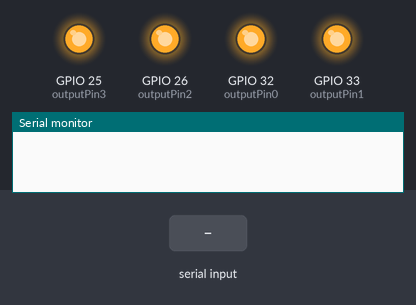
Recording of a sketch running on a simulated ESP32. Parts: output pins drawn as LEDs (lit = HIGH), the last lines printed to the serial monitor. The inputs (shaded band) are chosen by the test bench. Nothing arrives over Bluetooth unless stated.

Above: at 1.2 s.
1.3 s: "4" received over the second serial link
At 1.6 s:
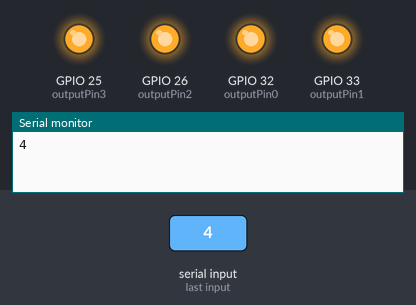
2.8 s: "5" received over the second serial link
At 4.0 s:
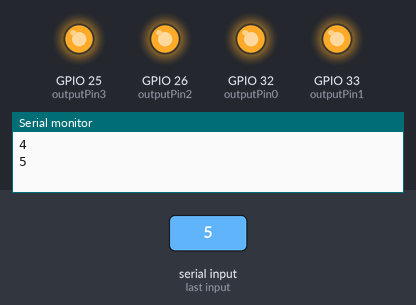
4.3 s: "6" received over the second serial link
At 5.1 s:
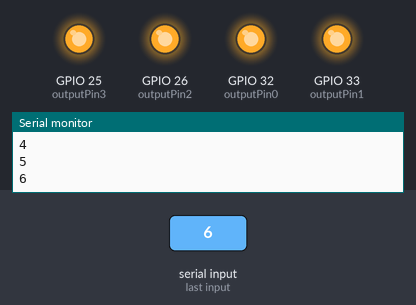
5.8 s: "7" received over the second serial link
At 6.3 s:
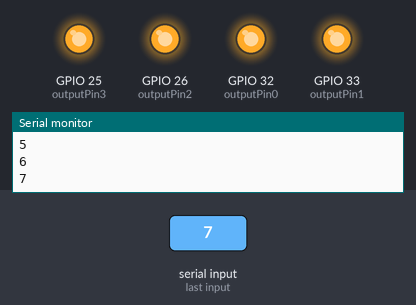
Timing chart, 0 to 8.3 s (numbered marks = the images above; inputs shaded):
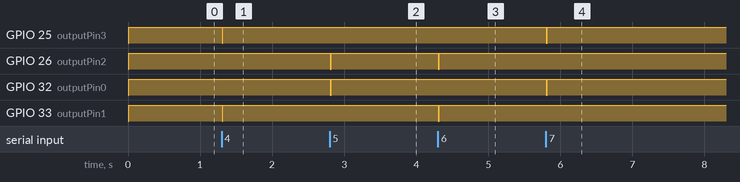

Measured:
- after the input at 1.3 s, GPIO 25 (outputPin3), GPIO 33 (outputPin1): HIGH → LOW at once, → HIGH 0.01 s later
- after the input at 2.8 s, GPIO 26 (outputPin2), GPIO 32 (outputPin0): HIGH → LOW at once, → HIGH 0.01 s later
- after the input at 4.3 s, GPIO 26 (outputPin2), GPIO 33 (outputPin1): HIGH → LOW at once, → HIGH 0.01 s later
- after the input at 5.8 s, GPIO 25 (outputPin3), GPIO 32 (outputPin0): HIGH → LOW at once, → HIGH 0.01 s later

The sketch:

master.ino
```cpp
#include <BluetoothSerial.h>

#define outputPin0 32
#define outputPin1 33
#define outputPin2 26
#define outputPin3 25

BluetoothSerial SerialBT;

void forward(void);
void backward(void);
void left(void);
void right(void);
void stop(void);
void nothing(void);

void setup() {
  SerialBT.begin("ESP32_1");      // Bluetoothシリアルに「ESP32_1」という名前をつけて初期化 // 2つ目の機体は「ESP32_2」に変更
  Serial.begin(115200);

  pinMode(outputPin0, OUTPUT);
  pinMode(outputPin1, OUTPUT);
  pinMode(outputPin2, OUTPUT);
  pinMode(outputPin3, OUTPUT);
}

void loop() {
  if (SerialBT.available()) {      // Bluetoothシリアルに受信したかどうかを調べる
    char ch = SerialBT.read();     // 受信した文字を得る
    Serial.println(ch);            // 受信した文字をシリアルモニタに出力


    if (ch == '4') {               // 受信した文字が「0」の場合
      forward();
    }
    else if (ch == '5') {          // 受信した文字が「1」の場合
      backward();
    }
    else if (ch == '6') {          // 受信した文字が「1」の場合
      left();
    }
    else if (ch == '7') {          // 受信した文字が「1」の場合
      right();
    }
    else{
      stop();
    }
  }else{
    delay(10);
    stop();
  }
}

void forward(void) {
  digitalWrite(outputPin0,1);
  digitalWrite(outputPin1,0);
  digitalWrite(outputPin2,1);
  digitalWrite(outputPin3,0);
}

void backward(void) {
  digitalWrite(outputPin0, 0);
  digitalWrite(outputPin1, 1);
  digitalWrite(outputPin2, 0);
  digitalWrite(outputPin3, 1);
}

void left(void) {
  digitalWrite(outputPin0, 1);
  digitalWrite(outputPin1, 0);
  digitalWrite(outputPin2, 0);
  digitalWrite(outputPin3, 1);
}

void right(void) {
  digitalWrite(outputPin0, 0);
  digitalWrite(outputPin1, 1);
  digitalWrite(outputPin2, 1);
  digitalWrite(outputPin3, 0);
}

void stop(void){
  digitalWrite(outputPin0, 1);
  digitalWrite(outputPin1, 1);
  digitalWrite(outputPin2, 1);
  digitalWrite(outputPin3, 1);
}

void nothing(void){
  digitalWrite(outputPin0, 0);
  digitalWrite(outputPin1, 0);
  digitalWrite(outputPin2, 0);
  digitalWrite(outputPin3, 0);
}
```
